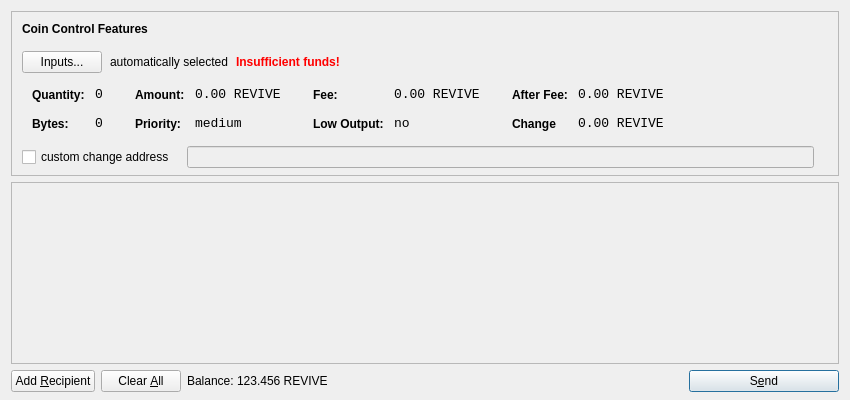
<?xml version="1.0" encoding="UTF-8"?>
<ui version="4.0">
 <class>SendCoinsDialog</class>
 <widget class="QDialog" name="SendCoinsDialog">
  <property name="geometry">
   <rect>
    <x>0</x>
    <y>0</y>
    <width>850</width>
    <height>400</height>
   </rect>
  </property>
  <property name="windowTitle">
   <string>Send Coins</string>
  </property>
  <layout class="QVBoxLayout" name="verticalLayout" stretch="0,1,0">
   <property name="bottomMargin">
    <number>8</number>
   </property>
   <item>
    <widget class="QFrame" name="frameCoinControl">
     <property name="sizePolicy">
      <sizepolicy hsizetype="Expanding" vsizetype="Expanding">
       <horstretch>0</horstretch>
       <verstretch>0</verstretch>
      </sizepolicy>
     </property>
     <property name="maximumSize">
      <size>
       <width>16777215</width>
       <height>16777215</height>
      </size>
     </property>
     <property name="frameShape">
      <enum>QFrame::StyledPanel</enum>
     </property>
     <property name="frameShadow">
      <enum>QFrame::Sunken</enum>
     </property>
     <layout class="QVBoxLayout" name="verticalLayoutCoinControl2">
      <property name="spacing">
       <number>-1</number>
      </property>
      <property name="leftMargin">
       <number>0</number>
      </property>
      <property name="topMargin">
       <number>0</number>
      </property>
      <property name="rightMargin">
       <number>0</number>
      </property>
      <property name="bottomMargin">
       <number>6</number>
      </property>
      <item>
       <layout class="QVBoxLayout" name="verticalLayoutCoinControl" stretch="0,0,0,0,1">
        <property name="spacing">
         <number>0</number>
        </property>
        <property name="leftMargin">
         <number>10</number>
        </property>
        <property name="topMargin">
         <number>10</number>
        </property>
        <item>
         <layout class="QHBoxLayout" name="horizontalLayoutCoinControl1">
          <property name="bottomMargin">
           <number>15</number>
          </property>
          <item>
           <widget class="QLabel" name="labelCoinControlFeatures">
            <property name="sizePolicy">
             <sizepolicy hsizetype="Preferred" vsizetype="Maximum">
              <horstretch>0</horstretch>
              <verstretch>0</verstretch>
             </sizepolicy>
            </property>
            <property name="font">
             <font>
              <weight>75</weight>
              <bold>true</bold>
             </font>
            </property>
            <property name="styleSheet">
             <string notr="true">font-weight:bold;</string>
            </property>
            <property name="text">
             <string>Coin Control Features</string>
            </property>
           </widget>
          </item>
         </layout>
        </item>
        <item>
         <layout class="QHBoxLayout" name="horizontalLayoutCoinControl2" stretch="0,0,0,0">
          <property name="spacing">
           <number>8</number>
          </property>
          <property name="bottomMargin">
           <number>10</number>
          </property>
          <item>
           <widget class="QPushButton" name="pushButtonCoinControl">
            <property name="styleSheet">
             <string notr="true"/>
            </property>
            <property name="text">
             <string>Inputs...</string>
            </property>
           </widget>
          </item>
          <item>
           <widget class="QLabel" name="labelCoinControlAutomaticallySelected">
            <property name="text">
             <string>automatically selected</string>
            </property>
            <property name="margin">
             <number>5</number>
            </property>
           </widget>
          </item>
          <item>
           <widget class="QLabel" name="labelCoinControlInsuffFunds">
            <property name="font">
             <font>
              <weight>75</weight>
              <bold>true</bold>
             </font>
            </property>
            <property name="styleSheet">
             <string notr="true">color:red;font-weight:bold;</string>
            </property>
            <property name="text">
             <string>Insufficient funds!</string>
            </property>
            <property name="margin">
             <number>5</number>
            </property>
           </widget>
          </item>
          <item>
           <spacer name="horizontalSpacerCoinControl">
            <property name="orientation">
             <enum>Qt::Horizontal</enum>
            </property>
            <property name="sizeHint" stdset="0">
             <size>
              <width>40</width>
              <height>1</height>
             </size>
            </property>
           </spacer>
          </item>
         </layout>
        </item>
        <item>
         <widget class="QWidget" name="widgetCoinControl" native="true">
          <property name="sizePolicy">
           <sizepolicy hsizetype="Preferred" vsizetype="Preferred">
            <horstretch>0</horstretch>
            <verstretch>0</verstretch>
           </sizepolicy>
          </property>
          <property name="minimumSize">
           <size>
            <width>0</width>
            <height>0</height>
           </size>
          </property>
          <property name="styleSheet">
           <string notr="true"/>
          </property>
          <layout class="QHBoxLayout" name="horizontalLayoutCoinControl5">
           <property name="margin">
            <number>0</number>
           </property>
           <item>
            <layout class="QHBoxLayout" name="horizontalLayoutCoinControl3" stretch="0,0,0,1">
             <property name="spacing">
              <number>20</number>
             </property>
             <property name="topMargin">
              <number>0</number>
             </property>
             <property name="bottomMargin">
              <number>10</number>
             </property>
             <item>
              <layout class="QFormLayout" name="formLayoutCoinControl1">
               <property name="horizontalSpacing">
                <number>10</number>
               </property>
               <property name="verticalSpacing">
                <number>14</number>
               </property>
               <property name="leftMargin">
                <number>10</number>
               </property>
               <property name="topMargin">
                <number>4</number>
               </property>
               <property name="rightMargin">
                <number>6</number>
               </property>
               <item row="0" column="0">
                <widget class="QLabel" name="labelCoinControlQuantityText">
                 <property name="styleSheet">
                  <string notr="true">font-weight:bold;</string>
                 </property>
                 <property name="text">
                  <string>Quantity:</string>
                 </property>
                 <property name="margin">
                  <number>0</number>
                 </property>
                </widget>
               </item>
               <item row="0" column="1">
                <widget class="QLabel" name="labelCoinControlQuantity">
                 <property name="font">
                  <font>
                   <family>Monospace</family>
                   <pointsize>10</pointsize>
                  </font>
                 </property>
                 <property name="cursor">
                  <cursorShape>IBeamCursor</cursorShape>
                 </property>
                 <property name="contextMenuPolicy">
                  <enum>Qt::ActionsContextMenu</enum>
                 </property>
                 <property name="text">
                  <string>0</string>
                 </property>
                 <property name="margin">
                  <number>0</number>
                 </property>
                 <property name="textInteractionFlags">
                  <set>Qt::LinksAccessibleByMouse|Qt::TextSelectableByKeyboard|Qt::TextSelectableByMouse</set>
                 </property>
                </widget>
               </item>
               <item row="1" column="0">
                <widget class="QLabel" name="labelCoinControlBytesText">
                 <property name="styleSheet">
                  <string notr="true">font-weight:bold;</string>
                 </property>
                 <property name="text">
                  <string>Bytes:</string>
                 </property>
                </widget>
               </item>
               <item row="1" column="1">
                <widget class="QLabel" name="labelCoinControlBytes">
                 <property name="font">
                  <font>
                   <family>Monospace</family>
                   <pointsize>10</pointsize>
                  </font>
                 </property>
                 <property name="cursor">
                  <cursorShape>IBeamCursor</cursorShape>
                 </property>
                 <property name="contextMenuPolicy">
                  <enum>Qt::ActionsContextMenu</enum>
                 </property>
                 <property name="text">
                  <string>0</string>
                 </property>
                 <property name="textInteractionFlags">
                  <set>Qt::LinksAccessibleByMouse|Qt::TextSelectableByKeyboard|Qt::TextSelectableByMouse</set>
                 </property>
                </widget>
               </item>
              </layout>
             </item>
             <item>
              <layout class="QFormLayout" name="formLayoutCoinControl2">
               <property name="horizontalSpacing">
                <number>10</number>
               </property>
               <property name="verticalSpacing">
                <number>14</number>
               </property>
               <property name="leftMargin">
                <number>6</number>
               </property>
               <property name="topMargin">
                <number>4</number>
               </property>
               <property name="rightMargin">
                <number>6</number>
               </property>
               <item row="0" column="0">
                <widget class="QLabel" name="labelCoinControlAmountText">
                 <property name="styleSheet">
                  <string notr="true">font-weight:bold;</string>
                 </property>
                 <property name="text">
                  <string>Amount:</string>
                 </property>
                 <property name="margin">
                  <number>0</number>
                 </property>
                </widget>
               </item>
               <item row="0" column="1">
                <widget class="QLabel" name="labelCoinControlAmount">
                 <property name="font">
                  <font>
                   <family>Monospace</family>
                   <pointsize>10</pointsize>
                  </font>
                 </property>
                 <property name="cursor">
                  <cursorShape>IBeamCursor</cursorShape>
                 </property>
                 <property name="contextMenuPolicy">
                  <enum>Qt::ActionsContextMenu</enum>
                 </property>
                 <property name="text">
                  <string>0.00 REVIVE</string>
                 </property>
                 <property name="textInteractionFlags">
                  <set>Qt::LinksAccessibleByMouse|Qt::TextSelectableByKeyboard|Qt::TextSelectableByMouse</set>
                 </property>
                </widget>
               </item>
               <item row="1" column="0">
                <widget class="QLabel" name="labelCoinControlPriorityText">
                 <property name="styleSheet">
                  <string notr="true">font-weight:bold;</string>
                 </property>
                 <property name="text">
                  <string>Priority:</string>
                 </property>
                </widget>
               </item>
               <item row="1" column="1">
                <widget class="QLabel" name="labelCoinControlPriority">
                 <property name="font">
                  <font>
                   <family>Monospace</family>
                   <pointsize>10</pointsize>
                  </font>
                 </property>
                 <property name="cursor">
                  <cursorShape>IBeamCursor</cursorShape>
                 </property>
                 <property name="contextMenuPolicy">
                  <enum>Qt::ActionsContextMenu</enum>
                 </property>
                 <property name="text">
                  <string>medium</string>
                 </property>
                 <property name="textInteractionFlags">
                  <set>Qt::LinksAccessibleByMouse|Qt::TextSelectableByKeyboard|Qt::TextSelectableByMouse</set>
                 </property>
                </widget>
               </item>
              </layout>
             </item>
             <item>
              <layout class="QFormLayout" name="formLayoutCoinControl3">
               <property name="horizontalSpacing">
                <number>10</number>
               </property>
               <property name="verticalSpacing">
                <number>14</number>
               </property>
               <property name="leftMargin">
                <number>6</number>
               </property>
               <property name="topMargin">
                <number>4</number>
               </property>
               <property name="rightMargin">
                <number>6</number>
               </property>
               <item row="0" column="0">
                <widget class="QLabel" name="labelCoinControlFeeText">
                 <property name="styleSheet">
                  <string notr="true">font-weight:bold;</string>
                 </property>
                 <property name="text">
                  <string>Fee:</string>
                 </property>
                 <property name="margin">
                  <number>0</number>
                 </property>
                </widget>
               </item>
               <item row="0" column="1">
                <widget class="QLabel" name="labelCoinControlFee">
                 <property name="font">
                  <font>
                   <family>Monospace</family>
                   <pointsize>10</pointsize>
                  </font>
                 </property>
                 <property name="cursor">
                  <cursorShape>IBeamCursor</cursorShape>
                 </property>
                 <property name="contextMenuPolicy">
                  <enum>Qt::ActionsContextMenu</enum>
                 </property>
                 <property name="text">
                  <string>0.00 REVIVE</string>
                 </property>
                 <property name="textInteractionFlags">
                  <set>Qt::LinksAccessibleByMouse|Qt::TextSelectableByKeyboard|Qt::TextSelectableByMouse</set>
                 </property>
                </widget>
               </item>
               <item row="1" column="0">
                <widget class="QLabel" name="labelCoinControlLowOutputText">
                 <property name="styleSheet">
                  <string notr="true">font-weight:bold;</string>
                 </property>
                 <property name="text">
                  <string>Low Output:</string>
                 </property>
                </widget>
               </item>
               <item row="1" column="1">
                <widget class="QLabel" name="labelCoinControlLowOutput">
                 <property name="font">
                  <font>
                   <family>Monospace</family>
                   <pointsize>10</pointsize>
                  </font>
                 </property>
                 <property name="cursor">
                  <cursorShape>IBeamCursor</cursorShape>
                 </property>
                 <property name="contextMenuPolicy">
                  <enum>Qt::ActionsContextMenu</enum>
                 </property>
                 <property name="text">
                  <string>no</string>
                 </property>
                 <property name="textInteractionFlags">
                  <set>Qt::LinksAccessibleByMouse|Qt::TextSelectableByKeyboard|Qt::TextSelectableByMouse</set>
                 </property>
                </widget>
               </item>
              </layout>
             </item>
             <item>
              <layout class="QFormLayout" name="formLayoutCoinControl4">
               <property name="horizontalSpacing">
                <number>10</number>
               </property>
               <property name="verticalSpacing">
                <number>14</number>
               </property>
               <property name="leftMargin">
                <number>6</number>
               </property>
               <property name="topMargin">
                <number>4</number>
               </property>
               <property name="rightMargin">
                <number>6</number>
               </property>
               <item row="0" column="0">
                <widget class="QLabel" name="labelCoinControlAfterFeeText">
                 <property name="styleSheet">
                  <string notr="true">font-weight:bold;</string>
                 </property>
                 <property name="text">
                  <string>After Fee:</string>
                 </property>
                 <property name="margin">
                  <number>0</number>
                 </property>
                </widget>
               </item>
               <item row="0" column="1">
                <widget class="QLabel" name="labelCoinControlAfterFee">
                 <property name="font">
                  <font>
                   <family>Monospace</family>
                   <pointsize>10</pointsize>
                  </font>
                 </property>
                 <property name="cursor">
                  <cursorShape>IBeamCursor</cursorShape>
                 </property>
                 <property name="contextMenuPolicy">
                  <enum>Qt::ActionsContextMenu</enum>
                 </property>
                 <property name="text">
                  <string>0.00 REVIVE</string>
                 </property>
                 <property name="textInteractionFlags">
                  <set>Qt::LinksAccessibleByMouse|Qt::TextSelectableByKeyboard|Qt::TextSelectableByMouse</set>
                 </property>
                </widget>
               </item>
               <item row="1" column="0">
                <widget class="QLabel" name="labelCoinControlChangeText">
                 <property name="styleSheet">
                  <string notr="true">font-weight:bold;</string>
                 </property>
                 <property name="text">
                  <string>Change</string>
                 </property>
                </widget>
               </item>
               <item row="1" column="1">
                <widget class="QLabel" name="labelCoinControlChange">
                 <property name="font">
                  <font>
                   <family>Monospace</family>
                   <pointsize>10</pointsize>
                  </font>
                 </property>
                 <property name="cursor">
                  <cursorShape>IBeamCursor</cursorShape>
                 </property>
                 <property name="contextMenuPolicy">
                  <enum>Qt::ActionsContextMenu</enum>
                 </property>
                 <property name="text">
                  <string>0.00 REVIVE</string>
                 </property>
                 <property name="textInteractionFlags">
                  <set>Qt::LinksAccessibleByMouse|Qt::TextSelectableByKeyboard|Qt::TextSelectableByMouse</set>
                 </property>
                </widget>
               </item>
              </layout>
             </item>
            </layout>
           </item>
          </layout>
         </widget>
        </item>
        <item>
         <layout class="QHBoxLayout" name="horizontalLayoutCoinControl4" stretch="0,0,0">
          <property name="spacing">
           <number>12</number>
          </property>
          <property name="sizeConstraint">
           <enum>QLayout::SetDefaultConstraint</enum>
          </property>
          <property name="topMargin">
           <number>5</number>
          </property>
          <property name="rightMargin">
           <number>5</number>
          </property>
          <item>
           <widget class="QCheckBox" name="checkBoxCoinControlChange">
            <property name="text">
             <string>custom change address</string>
            </property>
           </widget>
          </item>
          <item>
           <widget class="QLineEdit" name="lineEditCoinControlChange">
            <property name="enabled">
             <bool>false</bool>
            </property>
            <property name="sizePolicy">
             <sizepolicy hsizetype="Expanding" vsizetype="Fixed">
              <horstretch>0</horstretch>
              <verstretch>0</verstretch>
             </sizepolicy>
            </property>
           </widget>
          </item>
          <item>
           <widget class="QLabel" name="labelCoinControlChangeLabel">
            <property name="sizePolicy">
             <sizepolicy hsizetype="Preferred" vsizetype="Expanding">
              <horstretch>0</horstretch>
              <verstretch>0</verstretch>
             </sizepolicy>
            </property>
            <property name="minimumSize">
             <size>
              <width>0</width>
              <height>0</height>
             </size>
            </property>
            <property name="text">
             <string/>
            </property>
            <property name="margin">
             <number>3</number>
            </property>
           </widget>
          </item>
         </layout>
        </item>
        <item>
         <spacer name="verticalSpacerCoinControl">
          <property name="orientation">
           <enum>Qt::Vertical</enum>
          </property>
          <property name="sizeHint" stdset="0">
           <size>
            <width>800</width>
            <height>1</height>
           </size>
          </property>
         </spacer>
        </item>
       </layout>
      </item>
     </layout>
    </widget>
   </item>
   <item>
    <widget class="QScrollArea" name="scrollArea">
     <property name="widgetResizable">
      <bool>true</bool>
     </property>
     <widget class="QWidget" name="scrollAreaWidgetContents">
      <property name="geometry">
       <rect>
        <x>0</x>
        <y>0</y>
        <width>830</width>
        <height>165</height>
       </rect>
      </property>
      <layout class="QVBoxLayout" name="verticalLayout_2">
       <property name="margin">
        <number>0</number>
       </property>
       <item>
        <layout class="QVBoxLayout" name="entries">
         <property name="spacing">
          <number>6</number>
         </property>
        </layout>
       </item>
       <item>
        <spacer name="verticalSpacer">
         <property name="orientation">
          <enum>Qt::Vertical</enum>
         </property>
         <property name="sizeHint" stdset="0">
          <size>
           <width>20</width>
           <height>40</height>
          </size>
         </property>
        </spacer>
       </item>
      </layout>
     </widget>
    </widget>
   </item>
   <item>
    <layout class="QHBoxLayout" name="horizontalLayout">
     <item>
      <widget class="QPushButton" name="addButton">
       <property name="toolTip">
        <string>Send to multiple recipients at once</string>
       </property>
       <property name="text">
        <string>Add &amp;Recipient</string>
       </property>
       <property name="icon">
        <iconset resource="../bitcoin.qrc">
         <normaloff>:/icons/add</normaloff>:/icons/add</iconset>
       </property>
       <property name="autoDefault">
        <bool>false</bool>
       </property>
      </widget>
     </item>
     <item>
      <widget class="QPushButton" name="clearButton">
       <property name="sizePolicy">
        <sizepolicy hsizetype="Minimum" vsizetype="Fixed">
         <horstretch>0</horstretch>
         <verstretch>0</verstretch>
        </sizepolicy>
       </property>
       <property name="toolTip">
        <string>Remove all transaction fields</string>
       </property>
       <property name="text">
        <string>Clear &amp;All</string>
       </property>
       <property name="icon">
        <iconset resource="../bitcoin.qrc">
         <normaloff>:/icons/remove</normaloff>:/icons/remove</iconset>
       </property>
       <property name="autoRepeatDelay">
        <number>300</number>
       </property>
       <property name="autoDefault">
        <bool>false</bool>
       </property>
      </widget>
     </item>
     <item>
      <layout class="QHBoxLayout" name="horizontalLayout_2">
       <property name="spacing">
        <number>3</number>
       </property>
       <item>
        <widget class="QLabel" name="label">
         <property name="sizePolicy">
          <sizepolicy hsizetype="Preferred" vsizetype="Fixed">
           <horstretch>0</horstretch>
           <verstretch>0</verstretch>
          </sizepolicy>
         </property>
         <property name="text">
          <string>Balance:</string>
         </property>
        </widget>
       </item>
       <item>
        <widget class="QLabel" name="labelBalance">
         <property name="sizePolicy">
          <sizepolicy hsizetype="Preferred" vsizetype="Fixed">
           <horstretch>0</horstretch>
           <verstretch>0</verstretch>
          </sizepolicy>
         </property>
         <property name="cursor">
          <cursorShape>IBeamCursor</cursorShape>
         </property>
         <property name="text">
          <string>123.456 REVIVE</string>
         </property>
         <property name="textInteractionFlags">
          <set>Qt::LinksAccessibleByMouse|Qt::TextSelectableByKeyboard|Qt::TextSelectableByMouse</set>
         </property>
        </widget>
       </item>
      </layout>
     </item>
     <item>
      <spacer name="horizontalSpacer">
       <property name="orientation">
        <enum>Qt::Horizontal</enum>
       </property>
       <property name="sizeHint" stdset="0">
        <size>
         <width>40</width>
         <height>20</height>
        </size>
       </property>
      </spacer>
     </item>
     <item>
      <widget class="QPushButton" name="sendButton">
       <property name="minimumSize">
        <size>
         <width>150</width>
         <height>0</height>
        </size>
       </property>
       <property name="toolTip">
        <string>Confirm the send action</string>
       </property>
       <property name="text">
        <string>S&amp;end</string>
       </property>
       <property name="icon">
        <iconset resource="../bitcoin.qrc">
         <normaloff>:/icons/send</normaloff>:/icons/send</iconset>
       </property>
       <property name="default">
        <bool>true</bool>
       </property>
      </widget>
     </item>
    </layout>
   </item>
  </layout>
 </widget>
 <resources>
  <include location="../bitcoin.qrc"/>
 </resources>
 <connections/>
</ui>
